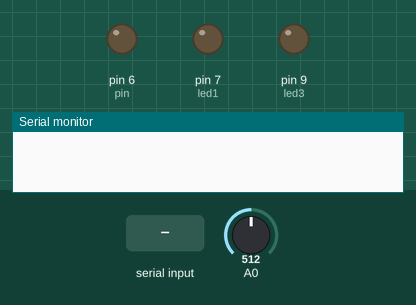
Recording of a sketch running on a simulated Arduino Uno, built with avr-gcc and run on an emulated ATmega328P. Shown: output pins drawn as LEDs (lit = HIGH), the last lines printed to the serial monitor. Inputs (shaded band) come from the test bench; at power-on: A0 = 512.

Above: at 1.2 s.
1.3 s: "30,150\n" received over Serial
At 2.0 s:
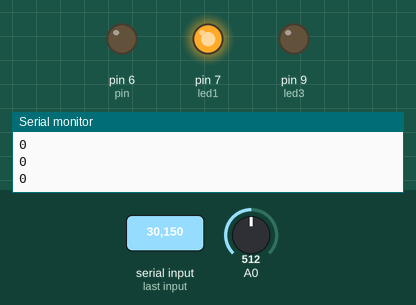
Timing chart, 0 to 4.3 s (numbered marks = the images above; inputs shaded):
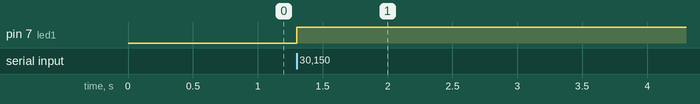

Measured:
- after the input at 1.3 s, pin 7 (led1): LOW → HIGH at once

The sketch:

irrigacao.ino
```cpp
int output;
int lastFlag = 0;
String inString = "";
const int pin = 6;
bool lastState = false;
bool fnc3 = false;
bool lowPWM = false;

int led1 = 7;
int led3 = 9;

void setup()
{
  Serial.begin(9600);
  pinMode(led1,OUTPUT);
  pinMode(led3,OUTPUT);
  pinMode(pin,OUTPUT);
}

bool swapState()
{
  bool temp = false;
  if(lastState == false) {
    temp = true;
  }

  lastState = temp;
  return temp;
}

void loop()
{
   output = map(analogRead(A0), 0, 1023, 0, 255);
   if (Serial.available() > 0) {
     if (lowPWM == false) {
       Serial.println(output, DEC);
     } else {
       Serial.println(0, DEC);
     }
   }
   int flag = lastFlag;

   if (Serial.available() > 0) {
     while (Serial.available() > 0) {
        int inChar = Serial.read();
        if (isDigit(inChar)) {
          inString += (char)inChar;
        }
     }

     flag = inString.toInt();
   }

   if (flag == 3) {
     fnc3 = true;
   }

   if (flag == 1 && fnc3 == false){
     lastFlag = 1;
     inString = "";
     digitalWrite(led1, LOW);
     digitalWrite(led3, HIGH);
     analogWrite(pin, output);
     output = map(analogRead(A0), 0, 1023, 0, 255);
     lowPWM == false;
   }
   else if (flag == 2){
     lastFlag = 2;
     inString = "";
     digitalWrite(led1, HIGH);
     digitalWrite(led3, LOW);
     analogWrite(pin, 0);
     fnc3 = false;
   }
   else if (flag == 3 && fnc3 == true){
     fnc3 = true;
     inString = "";
     if(swapState() == true) {
       digitalWrite(led1, HIGH);
       digitalWrite(led3, LOW);
       analogWrite(pin, 0);
       lowPWM = true;
     } else {
       analogWrite(pin, output);
       digitalWrite(led1, LOW);
       digitalWrite(led3, HIGH);
       lowPWM = false;
     }
     lastFlag = 0;
   }
}
```
